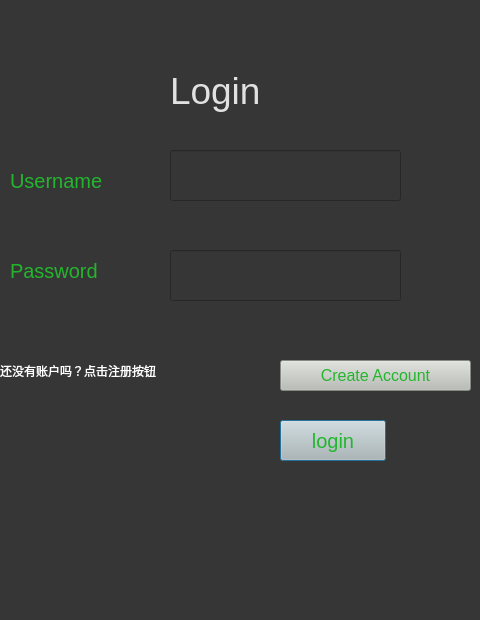
<?xml version="1.0" encoding="UTF-8"?>
<ui version="4.0">
 <class>Dialog</class>
 <widget class="QDialog" name="Dialog">
  <property name="geometry">
   <rect>
    <x>0</x>
    <y>0</y>
    <width>480</width>
    <height>620</height>
   </rect>
  </property>
  <property name="windowTitle">
   <string>Dialog</string>
  </property>
  <property name="styleSheet">
   <string notr="true">background-color:rgb(54, 54, 54)</string>
  </property>
  <widget class="QLabel" name="label">
   <property name="geometry">
    <rect>
     <x>170</x>
     <y>60</y>
     <width>121</width>
     <height>61</height>
    </rect>
   </property>
   <property name="styleSheet">
    <string notr="true">color:rgb(225,225,225);font-size:28pt;</string>
   </property>
   <property name="text">
    <string>Login</string>
   </property>
  </widget>
  <widget class="QLabel" name="label_2">
   <property name="geometry">
    <rect>
     <x>10</x>
     <y>170</y>
     <width>131</width>
     <height>21</height>
    </rect>
   </property>
   <property name="styleSheet">
    <string notr="true">font-size:15pt;color:rgb(35, 182, 45);</string>
   </property>
   <property name="text">
    <string>Username</string>
   </property>
  </widget>
  <widget class="QLabel" name="label_3">
   <property name="geometry">
    <rect>
     <x>10</x>
     <y>260</y>
     <width>131</width>
     <height>21</height>
    </rect>
   </property>
   <property name="styleSheet">
    <string notr="true">font-size:15pt;color:rgb(35, 182, 45)</string>
   </property>
   <property name="text">
    <string>Password</string>
   </property>
  </widget>
  <widget class="QLineEdit" name="lineEdit">
   <property name="geometry">
    <rect>
     <x>170</x>
     <y>150</y>
     <width>231</width>
     <height>51</height>
    </rect>
   </property>
   <property name="styleSheet">
    <string notr="true">font-size:14pt;color:rgb(255, 255, 255);
</string>
   </property>
  </widget>
  <widget class="QLineEdit" name="lineEdit_2">
   <property name="geometry">
    <rect>
     <x>170</x>
     <y>250</y>
     <width>231</width>
     <height>51</height>
    </rect>
   </property>
   <property name="styleSheet">
    <string notr="true">font-size:14pt;color:rgb(225,225,225);</string>
   </property>
  </widget>
  <widget class="QPushButton" name="pushButton">
   <property name="geometry">
    <rect>
     <x>280</x>
     <y>420</y>
     <width>106</width>
     <height>41</height>
    </rect>
   </property>
   <property name="styleSheet">
    <string notr="true">color: rgb(35, 182, 45);font-size:15pt;
background-color: rgb(186, 189, 182);</string>
   </property>
   <property name="text">
    <string>login</string>
   </property>
  </widget>
  <widget class="QLabel" name="label_4">
   <property name="geometry">
    <rect>
     <x>0</x>
     <y>360</y>
     <width>261</width>
     <height>21</height>
    </rect>
   </property>
   <property name="styleSheet">
    <string notr="true">color: rgb(255, 255, 255);</string>
   </property>
   <property name="text">
    <string>还没有账户吗？点击注册按钮</string>
   </property>
  </widget>
  <widget class="QPushButton" name="pushButton_2">
   <property name="geometry">
    <rect>
     <x>280</x>
     <y>360</y>
     <width>191</width>
     <height>31</height>
    </rect>
   </property>
   <property name="styleSheet">
    <string notr="true">color: rgb(35, 182, 45);font-size:12pt;
background-color: rgb(186, 189, 182);</string>
   </property>
   <property name="text">
    <string>Create Account</string>
   </property>
  </widget>
 </widget>
 <resources/>
 <connections/>
</ui>
